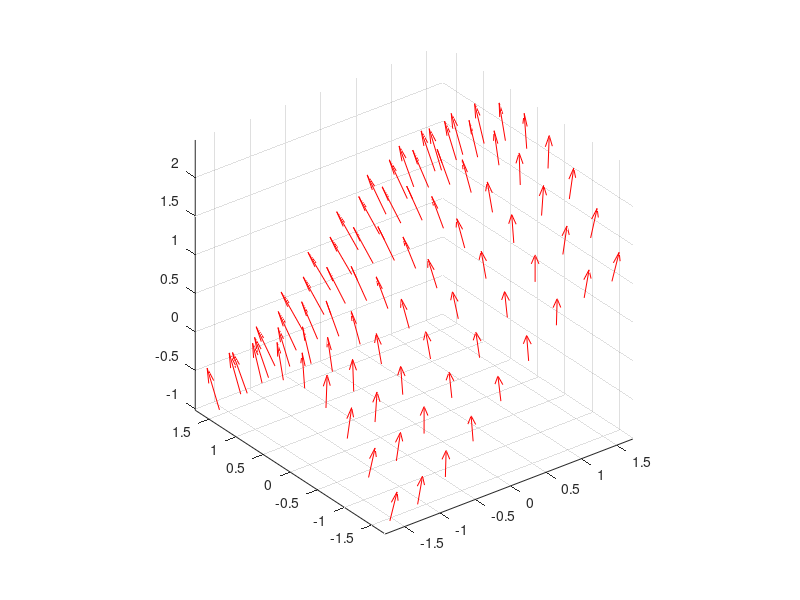

Recreate this plot in MATLAB.
[X,Y] = meshgrid(-pi/2:pi/8:pi/2,-pi/2:pi/8:pi/2);
Z = sin(X) + cos(Y);
[U,V,W] = surfnorm(Z);
quiver3(X,Y,Z,U,V,W,'r')
axis equal;
